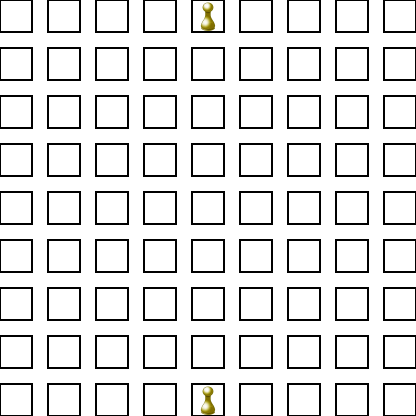

Below is a game level as drawn by its tile map, then a one-line description and the .tmx that defines it (tile-layer data replaced by summaries):
An orthogonal 26x26 tile map with 16x16 px tiles, 1 tile layer (Layer 1).

<map version="1.0" orientation="orthogonal" width="26" height="26" tilewidth="16" tileheight="16">
 <tileset firstgid="1" name="spritesheetTake2" tilewidth="16" tileheight="16">
  <image source="spritesheetTake2.png" width="64" height="64" />
 </tileset>
 <layer name="Layer 1" width="26" height="26">
  <data>[676 cells, 676 non-empty, 11 distinct tile ids]</data>
 </layer>
</map>